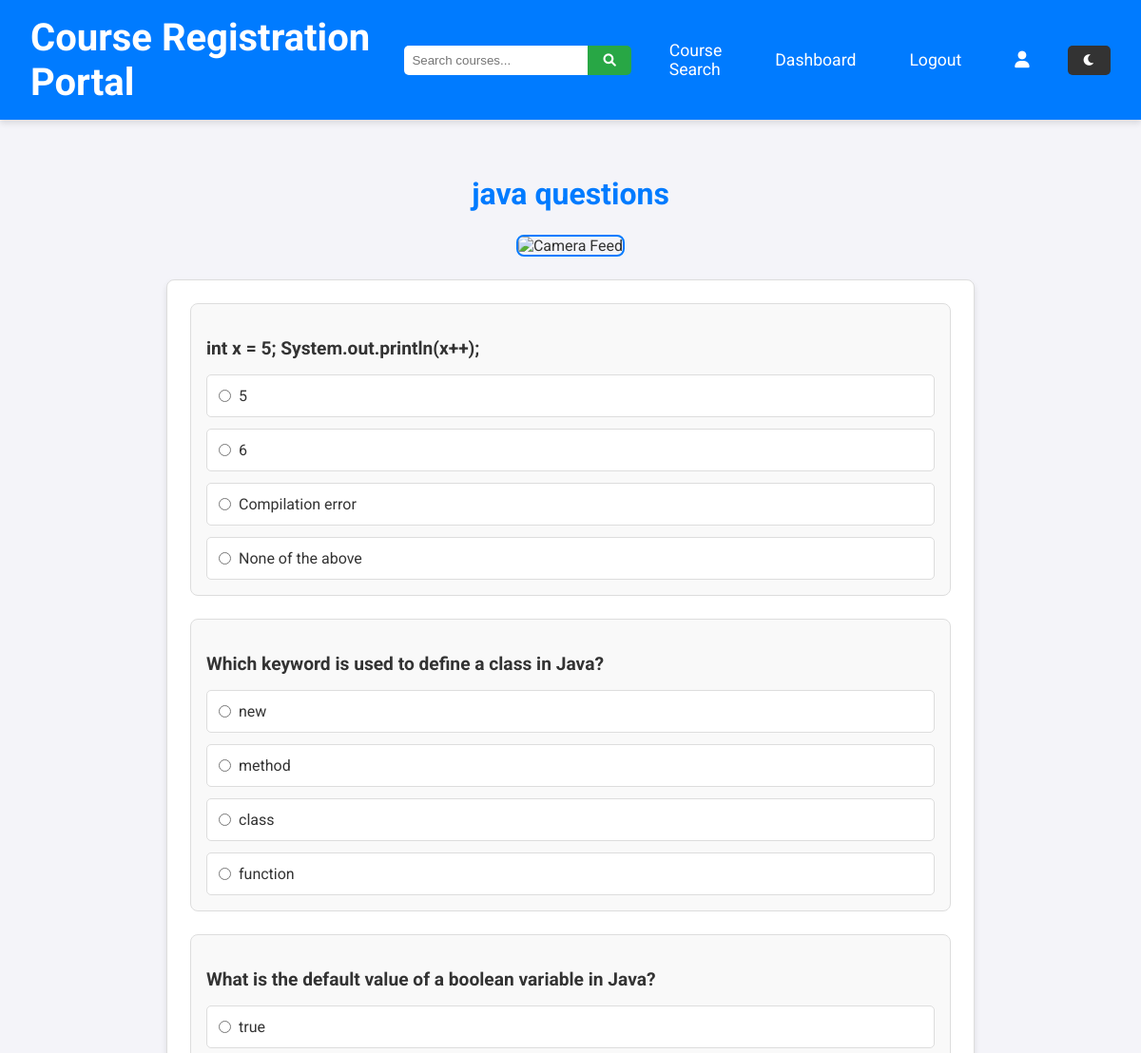
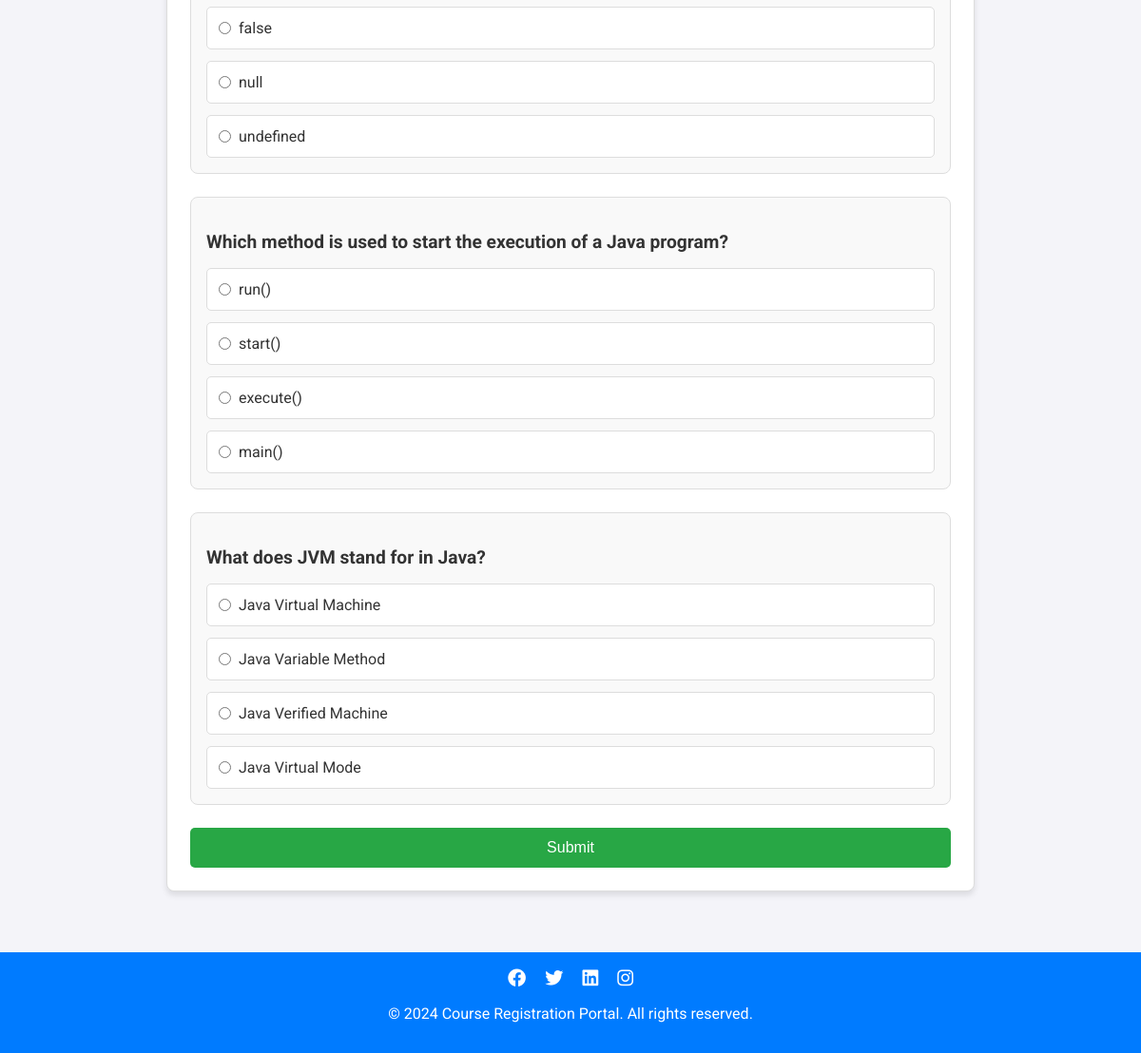
Screenshot of /courses/2/test/ with the database file from the repository (2 pictures, top to bottom).
### courses/models.py (models this page shows, shortened)
class Test(models.Model):
    course = models.OneToOneField(Course, on_delete=models.CASCADE, related_name='test')
    title = models.CharField(max_length=100)
    pass_mark = models.IntegerField(help_text="Minimum marks required to pass")

class Question(models.Model):
    test = models.ForeignKey(Test, on_delete=models.CASCADE, related_name='questions')
    text = models.TextField()
    option1 = models.CharField(max_length=200)
    option2 = models.CharField(max_length=200)
    option3 = models.CharField(max_length=200)
    option4 = models.CharField(max_length=200)
    correct_option = models.CharField(max_length=200)

### courses/views.py (the view)
# urls.py: path('<int:course_id>/test/', views.take_test, name='take_test'),
def take_test(request, course_id):
    course = get_object_or_404(Course, id=course_id)
    test = course.test
    questions = test.questions.all()
    return render(request, 'take_test.html', {'course': course, 'test': test, 'questions': questions})

### courses/templates/take_test.html (shortened to what this page needs)
{% extends 'base.html' %}
{% load static %}
{% block content %}
<h2>{{ test.title }}</h2>
<div class="camera-feed">
    <img id="camera-feed" src="{% url 'video_feed' %}" alt="Camera Feed">
</div>
<form method="post" action="{% url 'submit_test' course.id %}" class="test-form" id="test-form">
    {% for question in questions %}
        <div class="question">
            <p class="question-text">{{ question.text }}</p>
            <div class="options">
                <label class="option">
                    <input type="radio" name="question_{{ question.id }}" value="option1">
                    <span>{{ question.option1 }}</span>
                </label>
                <label class="option">
                    <input type="radio" name="question_{{ question.id }}" value="option2">
                    <span>{{ question.option2 }}</span>
                </label>
                <label class="option">
                    <input type="radio" name="question_{{ question.id }}" value="option3">
                    <span>{{ question.option3 }}</span>
                </label>
                <label class="option">
                    <input type="radio" name="question_{{ question.id }}" value="option4">
                    <span>{{ question.option4 }}</span>
                </label>
            </div>
        </div>
    {% endfor %}
    <button type="submit" class="submit-button">Submit</button>
</form>
{% endblock %}

### templates/base.html (style rules this page uses)
body { font-family: 'Roboto', sans-serif; margin: 0; padding: 0; background-color: #f4f4f9; color: #333; transition: background-color 0.3s ease, color 0.3s ease; }

### courses/templates/take_test.html (style rules this page uses)
body { font-family: 'Roboto', sans-serif; background-color: #f4f4f9; color: #333; margin: 0; padding: 0; }
h2 { font-size: 2rem; color: #007bff; margin-bottom: 1.5rem; text-align: center; }
.camera-feed { margin-bottom: 1.5rem; text-align: center; }
#camera-feed { width: 320px; height: 240px; border: 2px solid #007bff; border-radius: 8px; }
.test-form { max-width: 800px; margin: 0 auto; padding: 1.5rem; background-color: white; border: 1px solid #ddd; border-radius: 8px; box-shadow: 0 4px 6px rgba(0, 0, 0, 0.1); }
.question { margin-bottom: 1.5rem; padding: 1rem; background-color: #f9f9f9; border: 1px solid #ddd; border-radius: 8px; }
.question-text { font-size: 1.2rem; font-weight: bold; margin-bottom: 1rem; color: #333; }
.options { display: flex; flex-direction: column; gap: 0.75rem; }
.option { display: flex; align-items: center; gap: 0.5rem; padding: 0.75rem; background-color: white; border: 1px solid #ddd; border-radius: 5px; cursor: pointer; transition: background-color 0.3s ease, border-color 0.3s ease; }
.option input[type="radio"] { margin: 0; }
.option span { font-size: 1rem; color: #333; }
.submit-button { display: block; width: 100%; padding: 0.75rem; background-color: #28a745; color: white; border: none; border-radius: 5px; font-size: 1rem; cursor: pointer; transition: background-color 0.3s ease; }

### rows the page displays
Test: title "java questions"
Question: text "int x = 5; System.out.println(x++);", option1 "5", option2 "6", option3 "Compilation error", option4 "None of the above"
Question: text "Which keyword is used to define a class in Java?", option1 "new", option2 "method", option3 "class", option4 "function"
Question: text "What is the default value of a boolean variable in Java?", option1 "true", option2 "false", option3 "null", option4 "undefined"
Question: text "Which method is used to start the execution of a Java program?", option1 "run()", option2 "start()", option3 "execute()", option4 "main()"
Question: text "What does JVM stand for in Java?", option1 "Java Virtual Machine", option2 "Java Variable Method", option3 "Java Verified Machine", option4 "Java Virtual Mode"
